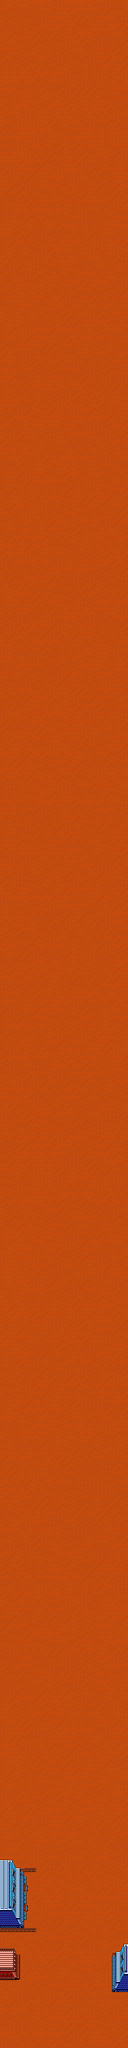

A 2D game scene composited from a Tiled map and its tileset images. What follows is a short description and the map's XML, with each tile layer's data collapsed to a summary:
An orthogonal 32x512 tile map with 16x16 px tiles, 3 tile layers (Ground, Decoration, Buildings) and 23 objects (9x wall, 5x Barrel, 3x Enemy_one, 2x Weed, 2x Window_Enemy, ...).

<map version="1.5" tiledversion="1.7.2" orientation="orthogonal" renderorder="right-down" width="32" height="512" tilewidth="16" tileheight="16" infinite="0" nextlayerid="5" nextobjectid="31">
 <tileset firstgid="1" source="Town tiles.tsx" />
 <layer id="1" name="Ground" width="32" height="512">
  <data>[16384 cells, 16384 non-empty, 2 distinct tile ids]</data>
 </layer>
 <layer id="3" name="Decoration" width="32" height="512">
  <data>[16384 cells, 11 non-empty, 3 distinct tile ids]</data>
 </layer>
 <layer id="2" name="Buildings" width="32" height="512">
  <data>[16384 cells, 193 non-empty, 58 distinct tile ids]</data>
 </layer>
 <objectgroup id="4" name="obstacles">
  <object id="1" name="wall" x="0" y="7716" width="144" height="12" />
  <object id="2" name="player" x="248" y="8128" width="16" height="16" />
  <object id="3" name="wall" x="0" y="7804" width="64" height="112" />
  <object id="4" name="wall" x="464" y="7808" width="48" height="160" />
  <object id="5" name="wall" x="0" y="7472" width="80" height="240" />
  <object id="7" name="wall" x="100" y="7620" width="12" height="24" />
  <object id="8" name="wall" x="100" y="7540" width="12" height="24" />
  <object id="10" name="wall" x="80" y="7472" width="64" height="16" />
  <object id="11" name="wall" x="84" y="7680" width="12" height="32" />
  <object id="12" name="wall" x="80" y="7488" width="12" height="16" />
  <object id="13" name="target" x="4" y="7924" width="12" height="12" />
  <object id="17" name="Enemy_one" x="272" y="7424" width="16" height="16" />
  <object id="18" name="Enemy_one" x="312" y="7732" width="16" height="16" />
  <object id="19" name="Enemy_one" x="164" y="7920" width="16" height="16" />
  <object id="20" name="Weed" x="4" y="8000" width="16" height="16" />
  <object id="21" name="Weed" x="496" y="8052" width="16" height="16" />
  <object id="22" name="Barrel" x="140" y="7784" width="16" height="16" />
  <object id="25" name="Barrel" x="448" y="7984" width="16" height="16" />
  <object id="26" name="Barrel" x="464" y="7984" width="16" height="16" />
  <object id="27" name="Barrel" x="480" y="7984" width="16" height="16" />
  <object id="28" name="Window_Enemy" x="472" y="7824" width="16" height="16" />
  <object id="29" name="Window_Enemy" x="56" y="7616" width="16" height="16" />
  <object id="30" name="Barrel" x="324" y="7868" width="16" height="16" />
 </objectgroup>
</map>
